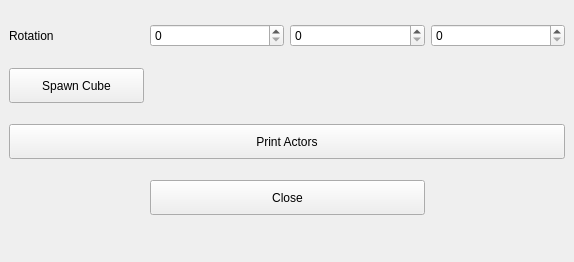
<?xml version="1.0" encoding="UTF-8"?>
<ui version="4.0">
 <class>MainWindow</class>
 <widget class="QMainWindow" name="MainWindow">
  <property name="geometry">
   <rect>
    <x>0</x>
    <y>0</y>
    <width>574</width>
    <height>262</height>
   </rect>
  </property>
  <property name="windowTitle">
   <string>MainWindow</string>
  </property>
  <widget class="QWidget" name="centralwidget">
   <layout class="QGridLayout" name="gridLayout">
    <item row="5" column="1">
     <spacer name="horizontalSpacer">
      <property name="orientation">
       <enum>Qt::Horizontal</enum>
      </property>
      <property name="sizeType">
       <enum>QSizePolicy::MinimumExpanding</enum>
      </property>
      <property name="sizeHint" stdset="0">
       <size>
        <width>40</width>
        <height>0</height>
       </size>
      </property>
     </spacer>
    </item>
    <item row="5" column="0">
     <spacer name="horizontalSpacer_2">
      <property name="orientation">
       <enum>Qt::Horizontal</enum>
      </property>
      <property name="sizeType">
       <enum>QSizePolicy::MinimumExpanding</enum>
      </property>
      <property name="sizeHint" stdset="0">
       <size>
        <width>40</width>
        <height>0</height>
       </size>
      </property>
     </spacer>
    </item>
    <item row="0" column="1">
     <widget class="QSpinBox" name="spinBox_X_rot_value">
      <property name="maximum">
       <number>360</number>
      </property>
      <property name="value">
       <number>0</number>
      </property>
     </widget>
    </item>
    <item row="3" column="0" colspan="4">
     <widget class="QPushButton" name="btn_printActors">
      <property name="minimumSize">
       <size>
        <width>0</width>
        <height>35</height>
       </size>
      </property>
      <property name="text">
       <string>Print Actors</string>
      </property>
     </widget>
    </item>
    <item row="4" column="1" colspan="2">
     <widget class="QPushButton" name="btn_closeWindow">
      <property name="minimumSize">
       <size>
        <width>0</width>
        <height>35</height>
       </size>
      </property>
      <property name="text">
       <string>Close</string>
      </property>
     </widget>
    </item>
    <item row="5" column="2">
     <spacer name="horizontalSpacer_3">
      <property name="orientation">
       <enum>Qt::Horizontal</enum>
      </property>
      <property name="sizeHint" stdset="0">
       <size>
        <width>40</width>
        <height>20</height>
       </size>
      </property>
     </spacer>
    </item>
    <item row="0" column="2">
     <widget class="QSpinBox" name="spinBox_Y_rot_value">
      <property name="maximum">
       <number>360</number>
      </property>
     </widget>
    </item>
    <item row="5" column="3">
     <spacer name="horizontalSpacer_4">
      <property name="orientation">
       <enum>Qt::Horizontal</enum>
      </property>
      <property name="sizeHint" stdset="0">
       <size>
        <width>40</width>
        <height>20</height>
       </size>
      </property>
     </spacer>
    </item>
    <item row="0" column="3">
     <widget class="QSpinBox" name="spinBox_Z_rot_value">
      <property name="maximum">
       <number>360</number>
      </property>
     </widget>
    </item>
    <item row="0" column="0">
     <widget class="QLabel" name="label">
      <property name="text">
       <string>Rotation</string>
      </property>
     </widget>
    </item>
    <item row="1" column="0">
     <widget class="QPushButton" name="btn_spawnCube">
      <property name="minimumSize">
       <size>
        <width>0</width>
        <height>35</height>
       </size>
      </property>
      <property name="text">
       <string>Spawn Cube</string>
      </property>
     </widget>
    </item>
   </layout>
  </widget>
 </widget>
 <resources/>
 <connections/>
</ui>
